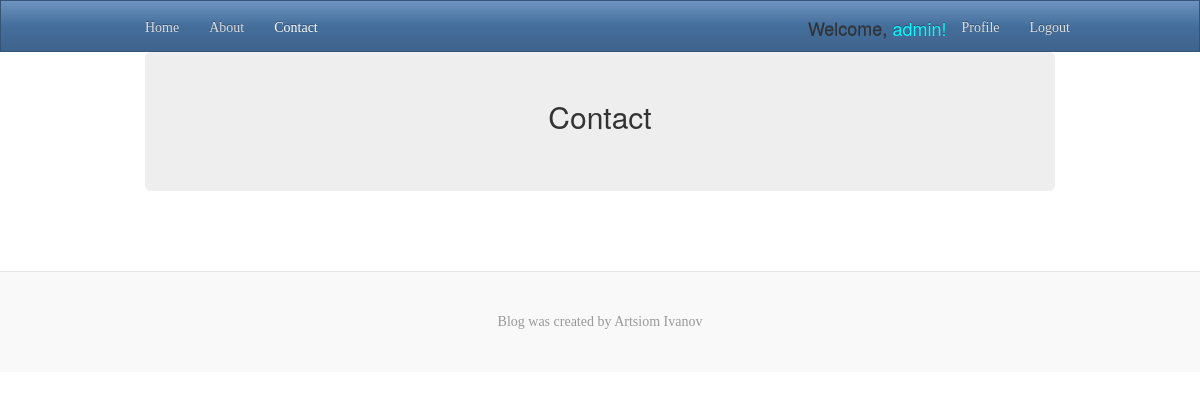
/contact/ (signed in), run on an earlier commit of the app's database.
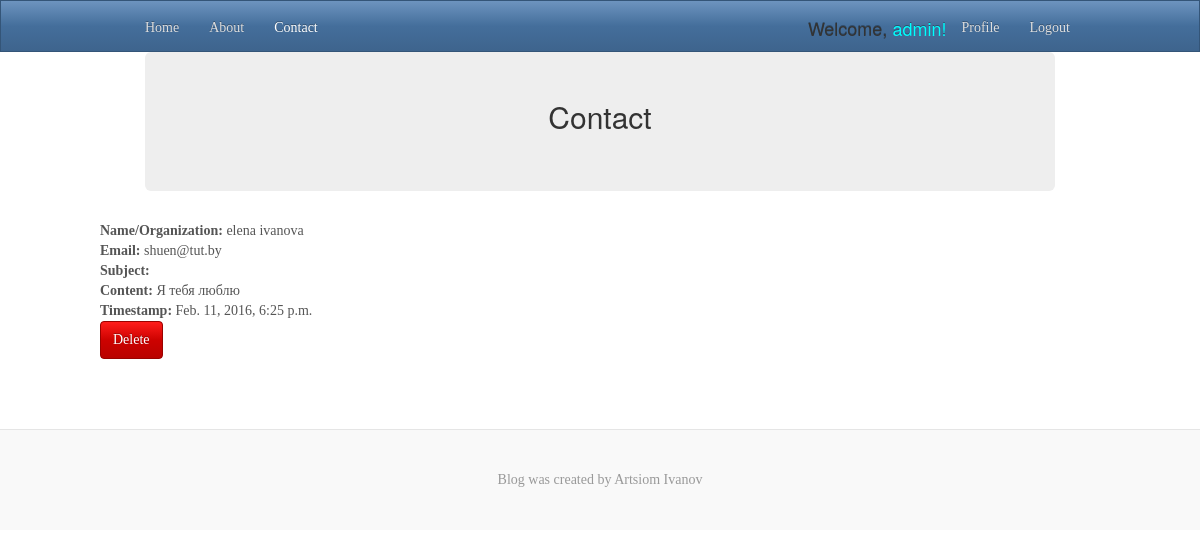
And on a later commit of the database.
### posts/models.py (models this page shows)
class ContactModel(models.Model):
    name = models.CharField('Name/Organization', max_length=120)
    email = models.EmailField(blank=True, null=True)
    subject = models.CharField(max_length=120, blank=True)
    content = models.TextField()
    timestamp = models.DateTimeField(auto_now_add=True)

### posts/views.py (the view)
# urls.py: url(r'^contact/$', views.contact, name='contact'),
def contact(request):
    form = ContactForm(request.POST or None)
    form_title = 'Contact form:'
    if request.method == 'POST' and form.is_valid():
        form_title = 'Your message was sent successfully!'
        form.save()
        form = ''
    if request.user.is_superuser and request.method == 'POST' and request.POST['contact_id']:
        contact_id = request.POST['contact_id']
        ContactModel.objects.filter(id=contact_id).delete()
    contacts = ContactModel.objects.all()
    context = {
        'contacts': contacts,
        'form_title': form_title,
        'form': form,
    }
    return render(request, 'posts/contact.html', context)

### posts/form.py
class ContactForm(forms.ModelForm):
    class Meta:
        model = ContactModel
        widgets = {
            'content': forms.Textarea(attrs={'rows': 4, 'cols': 15}),
        }
        fields = [
            'name',
            'email',
            'subject',
            'content',
        ]

### posts/templates/posts/contact.html (shortened to what this page needs)
{% extends 'posts/base.html' %}
{% load crispy_forms_tags %}
{% block active_contact %}
    class='active'
{% endblock %}
{% block content_title %}
    <div class=" container-fluid" style="margin-top: -20px">
        <div class="jumbotron">
            <h2 class="text-center">Contact</h2>
        </div>
    </div>
{% endblock %}
{% block content %}
    {% if not request.user.is_superuser %}
        <div class="col-sm-8 blog-main" style="margin-top: 50px">
            <h2>{{ form_title }}</h2>
            {% if form %}
                <form method="POST">{% csrf_token %}
                    {{ form|crispy }}
                    <input type="submit" value="Send" class="btn btn-primary">
                </form>
            {% endif %}
        </div>
        <div class="col-sm-3 col-sm-offset-1 blog-main" style="margin-top: 50px">
            <h2>Contact information:</h2>
            <p>Artsiom Maratovich Ivanou <br>
                +375(29)164-74-83 <br>
                buggy.the.clown.md@gmail.com </p>
        </div>
    {% else %}
        {% if contacts %}
            {% for contact in contacts %}
                <div class="row" style="margin-bottom: 20px">
                    <strong>Name/Organization: </strong>{{ contact.name }}<br>
                    <strong>Email:</strong> {{ contact.email }}<br>
                    <strong>Subject: </strong>{{ contact.subject }}<br>
                    <strong>Content: </strong>{{ contact.content }}<br>
                    <strong>Timestamp: </strong>{{ contact.timestamp }}<br>
                    <form method="POST"> {% csrf_token %}
                        <input type="submit" class="btn btn-danger" value="Delete">
                    </form>
                </div>
            {% endfor %}
        {% endif %}
    {% endif %}
{% endblock %}

### posts/templates/posts/base.html (shortened to what this page needs)
{% load static %}
<!DOCTYPE html>
<html lang="en">
<head>
    <link href="{% static 'posts/css/bootstrap.min.css' %}" rel="stylesheet">
    <link rel="stylesheet" href="{% static 'posts/font-awesome/css/font-awesome.min.css' %}">
    <link href="{% static 'posts/css/ie10-viewport-bug-workaround.css' %}" rel="stylesheet">
    <link href="{% static 'posts/css/custom_style.css' %}" rel="stylesheet">
</head>
<body>
<nav class="navbar navbar-inverse navbar-static-top">
    <div class="container">
        <div id="navbar" class="navbar-collapse collapse">
            <ul class="nav navbar-nav">
                <li{% block active_home %}{% endblock %}><a href="{% url 'home' %}">Home</a></li>
                <li{% block active_about %}{% endblock %}><a href="{% url 'about' %}">About</a></li>
                <li{% block active_contact %}{% endblock %}><a href="{% url 'contact' %}">Contact</a></li>
            </ul>
            <ul class="nav navbar-nav navbar-right">
                {% if request.user.is_authenticated and not '/accounts/login' in request.get_full_path %}
                    <li><h4 style="margin-top: 18px"> Welcome,<span style="color: cyan "> {{ request.user }}!</span>
                    </h4></li>
                    <li><a href="{% url 'profile' %}">Profile</a></li>
                    <li><a href="{% url 'auth_logout' %}">Logout</a></li>
                {% else %}
                    <li><a href="{% url 'registration_register' %}">Register</a></li>
                    </ul>
                {% endif %}
        </div>
    </div>
</nav>
<div class="container">
    {% block content_title %}
    {% endblock %}
    <div style="margin-bottom: 50px" class="row">
        {% block content %}
        {% endblock content %}
    </div>
</div>
<footer class="blog-footer">
    <p>Blog was created by Artsiom Ivanov</p>
</footer>
</body>
</html>

### posts/static/posts/css/custom_style.css (style rules this page uses)
body { font-family: Georgia, "Times New Roman", Times, serif; color: #555; }
h1, .h1, h2, .h2, h3, .h3, h4, .h4, h5, .h5, h6, .h6 { margin-top: 0; font-family: "Helvetica Neue", Helvetica, Arial, sans-serif; font-weight: normal; color: #333; }
@media (min-width: 1200px) { .container { width: 970px; } }
.blog-footer { padding: 40px 0; color: #999; text-align: center; background-color: #f9f9f9; border-top: 1px solid #e5e5e5; }
.blog-footer p:last-child { margin-bottom: 0; }

What changed in the data, as far as the page shows it:
added ContactModel: name "elena ivanova", email "shuen@tut.by", content "Я тебя люблю", timestamp "Feb. 11, 2016, 6:25 p.m."
